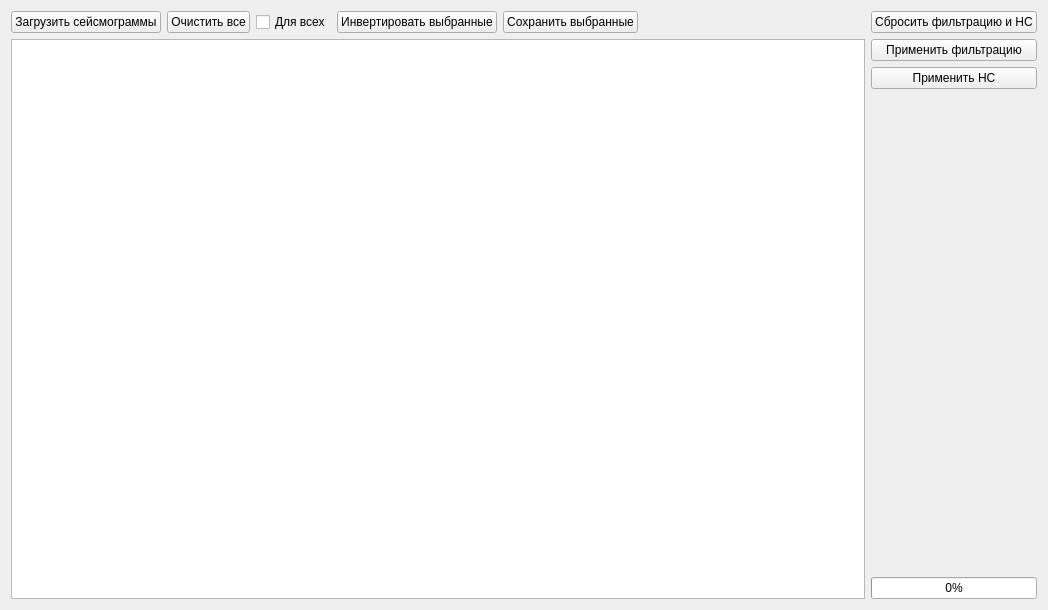
<?xml version="1.0" encoding="UTF-8"?>
<ui version="4.0">
 <class>MainForm</class>
 <widget class="QWidget" name="MainForm">
  <property name="geometry">
   <rect>
    <x>0</x>
    <y>0</y>
    <width>1048</width>
    <height>610</height>
   </rect>
  </property>
  <property name="sizePolicy">
   <sizepolicy hsizetype="Preferred" vsizetype="Preferred">
    <horstretch>0</horstretch>
    <verstretch>0</verstretch>
   </sizepolicy>
  </property>
  <property name="windowTitle">
   <string>WF</string>
  </property>
  <property name="autoFillBackground">
   <bool>false</bool>
  </property>
  <layout class="QVBoxLayout" name="verticalLayout_2">
   <item>
    <layout class="QHBoxLayout" name="horizontalLayout_2">
     <item>
      <layout class="QVBoxLayout" name="verticalLayout">
       <item>
        <layout class="QHBoxLayout" name="horizontalLayout">
         <item>
          <widget class="QPushButton" name="load_seismogram_btn">
           <property name="styleSheet">
            <string notr="true"/>
           </property>
           <property name="text">
            <string>Загрузить сейсмограммы</string>
           </property>
          </widget>
         </item>
         <item>
          <widget class="QPushButton" name="temp_btn">
           <property name="text">
            <string>Очистить все</string>
           </property>
          </widget>
         </item>
         <item>
          <widget class="QCheckBox" name="for_all_chkbox">
           <property name="styleSheet">
            <string notr="true"/>
           </property>
           <property name="text">
            <string>Для всех</string>
           </property>
          </widget>
         </item>
         <item>
          <widget class="QPushButton" name="invert_selection_btn">
           <property name="text">
            <string>Инвертировать выбранные</string>
           </property>
          </widget>
         </item>
         <item>
          <widget class="QPushButton" name="save_results_btn">
           <property name="text">
            <string>Сохранить выбранные</string>
           </property>
          </widget>
         </item>
         <item>
          <spacer name="horizontalSpacer">
           <property name="orientation">
            <enum>Qt::Horizontal</enum>
           </property>
           <property name="sizeHint" stdset="0">
            <size>
             <width>40</width>
             <height>20</height>
            </size>
           </property>
          </spacer>
         </item>
        </layout>
       </item>
       <item>
        <widget class="QListWidget" name="seismogram_list">
         <property name="sizePolicy">
          <sizepolicy hsizetype="Expanding" vsizetype="Expanding">
           <horstretch>0</horstretch>
           <verstretch>0</verstretch>
          </sizepolicy>
         </property>
        </widget>
       </item>
      </layout>
     </item>
     <item>
      <layout class="QVBoxLayout" name="verticalLayout_3">
       <item>
        <widget class="QPushButton" name="reset_filters_btn">
         <property name="text">
          <string>Сбросить фильтрацию и НС</string>
         </property>
        </widget>
       </item>
       <item>
        <widget class="QPushButton" name="apply_filter_btn">
         <property name="text">
          <string>Применить фильтрацию</string>
         </property>
        </widget>
       </item>
       <item>
        <widget class="QPushButton" name="apply_NN_btn">
         <property name="text">
          <string>Применить НС</string>
         </property>
        </widget>
       </item>
       <item>
        <spacer name="verticalSpacer">
         <property name="orientation">
          <enum>Qt::Vertical</enum>
         </property>
         <property name="sizeHint" stdset="0">
          <size>
           <width>20</width>
           <height>40</height>
          </size>
         </property>
        </spacer>
       </item>
       <item>
        <widget class="QProgressBar" name="progress_bar">
         <property name="enabled">
          <bool>true</bool>
         </property>
         <property name="sizePolicy">
          <sizepolicy hsizetype="Minimum" vsizetype="Fixed">
           <horstretch>0</horstretch>
           <verstretch>0</verstretch>
          </sizepolicy>
         </property>
         <property name="value">
          <number>0</number>
         </property>
        </widget>
       </item>
      </layout>
     </item>
    </layout>
   </item>
  </layout>
 </widget>
 <resources/>
 <connections/>
</ui>
